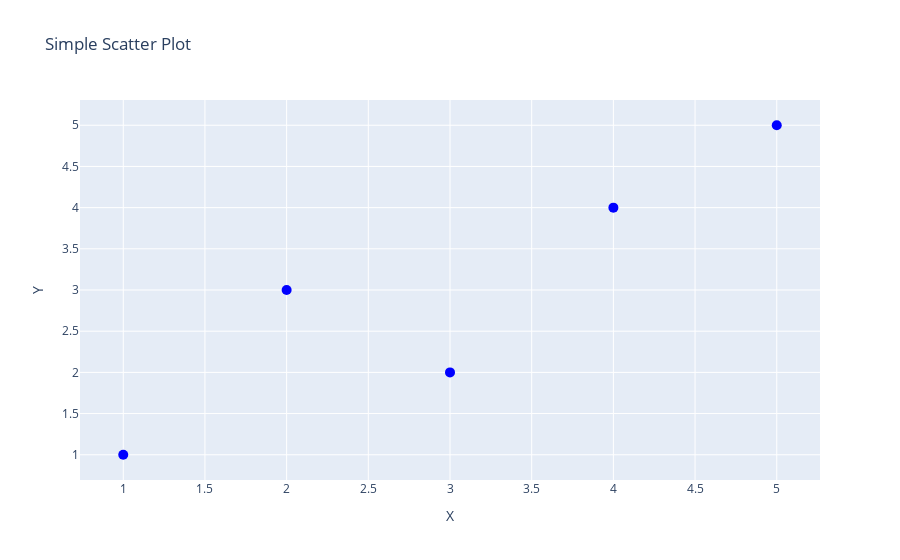

This figure's notebook cell:
### Markdown cell above
## Scatter Plot

### Code cell
x_data = [1,2,3,4,5]
y_data = [1,3,2,4,5]

fig = go.Figure(data = go.Scatter(x = x_data,
                                  y = y_data,
                                  mode = 'markers',
                                  marker = dict(size = 10,
                                                color = 'blue',
                                                symbol = 'circle')
                                 )
               )

fig.update_layout(title = 'Simple Scatter Plot',
                  xaxis_title = 'X',
                  yaxis_title = 'Y')

fig.show()

### Figure 1 — Plotly figure (JSON) as saved in the notebook; plotly's stock layout.template omitted (floating-point values rounded to 4 significant figures)
{"data": [{"marker": {"color": "blue", "size": 10, "symbol": "circle"}, "mode": "markers", "type": "scatter", "x": [1, 2, 3, 4, 5], "y": [1, 3, 2, 4, 5]}], "layout": {"autosize": true, "title": {"text": "Simple Scatter Plot"}, "xaxis": {"autorange": true, "range": [0.7419, 5.258], "title": {"text": "X"}, "type": "linear"}, "yaxis": {"autorange": true, "range": [0.7191, 5.281], "title": {"text": "Y"}, "type": "linear"}}}
